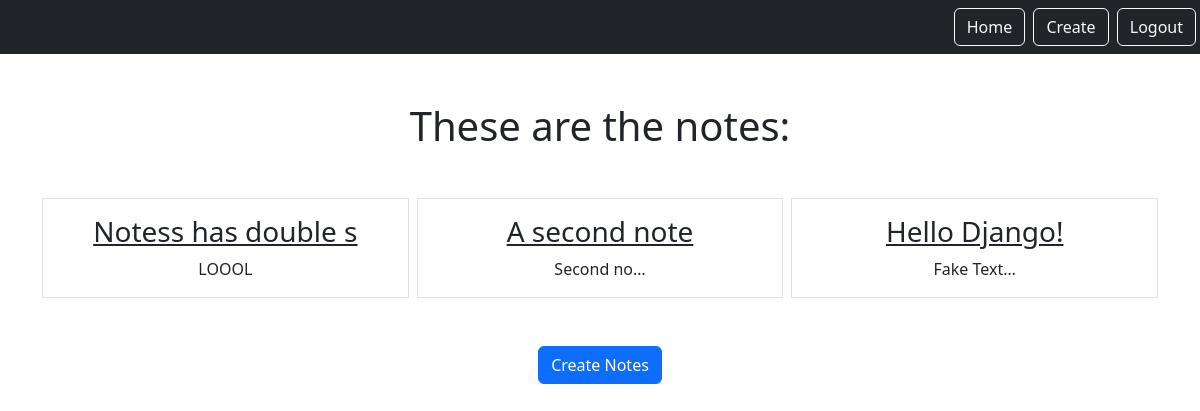
Page /smart/notes (signed in) on the committed database.
### notes/models.py (models this page shows)
class Notes(models.Model):
    title = models.CharField(max_length=140)
    text = models.TextField()
    created = models.DateTimeField(auto_now_add=True)
    user = models.ForeignKey(User, on_delete=models.CASCADE, related_name="notes")

### notes/views.py (the view)
# urls.py: path('notes', views.NotesListView.as_view(), name="notes.list"),
class NotesListView(LoginRequiredMixin, ListView):
    model = Notes
    context_object_name = "notes"   # here defines the name of context dicitonary
    template_name = "notes/notes_list.html"
    def get_queryset(self):
        return self.request.user.notes.all()

### notes/templates/notes/notes_list.html
{% extends "base.html" %}
{% block content %}
    <h1 class="my-5">These are the notes:</h1>
        <div class="row row-cols3 g-2">
            {% for note in notes %}
            <div class="col">
                <div class="p-3 border">
                    <a href="{% url 'notes.detail' pk=note.id%}" class="text-dark tex-decoration-non"><h3>{{note.title}}</h3></a>
                    {{note.text | truncatechars:10}}
                </div>
            </div>
            {% endfor %}
        </div>
        <a href="{% url 'notes.new'%}" class="btn btn-primary my-5">Create Notes</a>
{% endblock %}

### rows in the picture
Notes: title "Notess has double s", text "LOOOL"
Notes: title "A second note", text "Second no…"
Notes: title "Hello Django!", text "Fake Text…"
